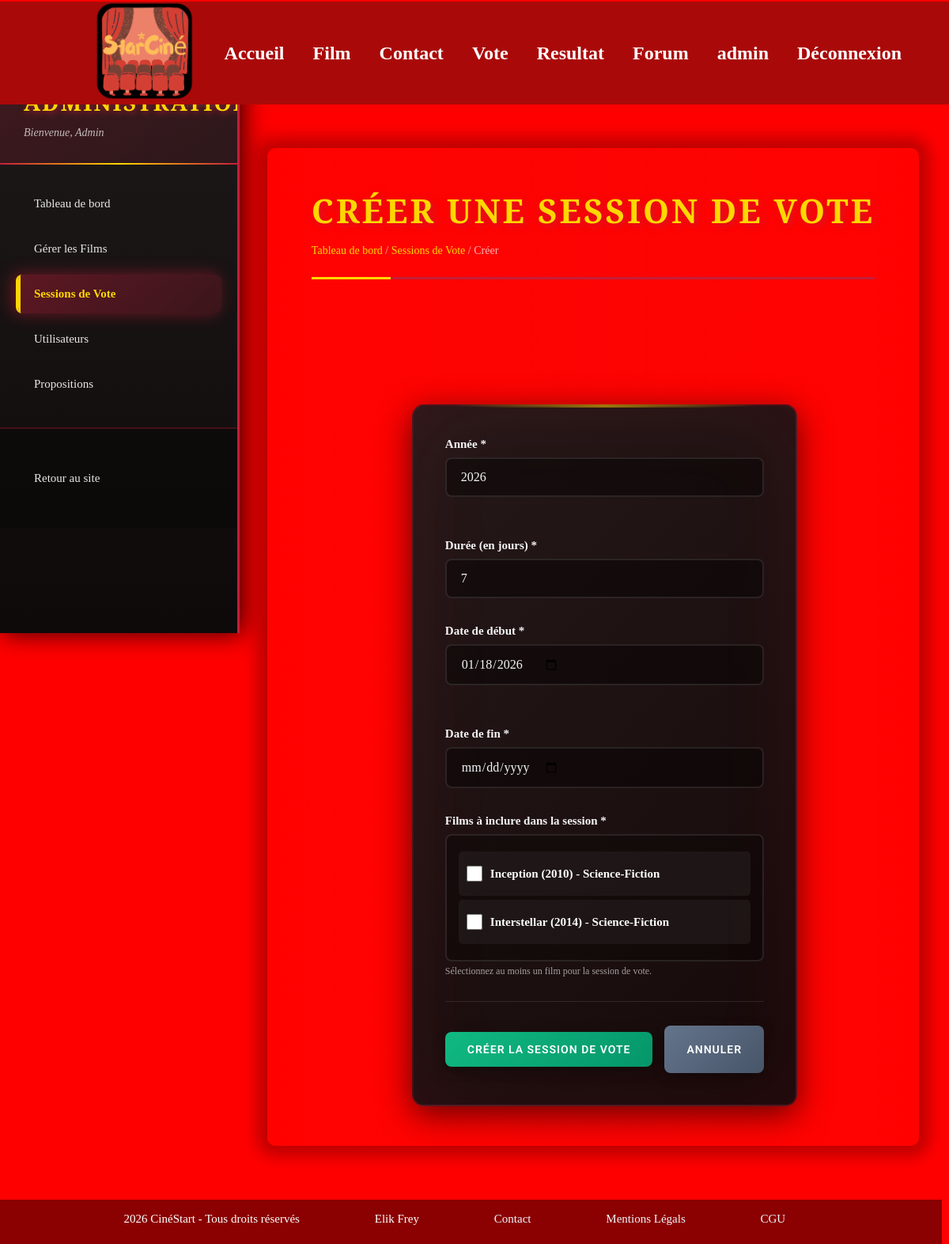
The page /index.php?action=admin_create_session (signed in) on the database its author committed.
### tables this page shows
CREATE TABLE IF NOT EXISTS `film` (
  `id_film` int NOT NULL AUTO_INCREMENT,
  `titre` varchar(255) NOT NULL,
  `synopsis` text NOT NULL,
  `duree` int NOT NULL COMMENT 'Durée en minutes',
  `bandeannonce` varchar(255) DEFAULT NULL COMMENT 'URL de la bande annonce',
  `datediffusion` date DEFAULT NULL,
  `categorie` varchar(100) DEFAULT NULL,
  `annee` int DEFAULT NULL,
  PRIMARY KEY (`id_film`),
  KEY `idx_film_titre` (`titre`(250))
);

### src/Controller/Admin/AdminSessionController.php (called while the page is built, shortened)
<?php
require_once ROOT_DIR . 'src/Repository/AdminRepository.php';
class AdminSessionController
{
    private AdminRepository $repository;
    public function __construct()
    {
        $this->repository = new AdminRepository();
    }
    public function createSession(): void
    {
        $films = $this->repository->getFilmsWithRatings();
        require ROOT_DIR . 'views/layout/header.php';
        require ROOT_DIR . 'views/admin/session_form.php';
    }
}

### src/Database/DBConnection.php (called while the page is built)
<?php
class DBConnection {
    private static $instance = null;
    private $pdo;
    private $host = 'localhost';
    private $db   = 'cinema';
    private $user = 'root';
    private $pass = '';
    private $charset = 'utf8mb4';
    private function __construct() {
        $dsn = "mysql:host={$this->host};dbname={$this->db};charset={$this->charset}";
        $options = [
            PDO::ATTR_ERRMODE            => PDO::ERRMODE_EXCEPTION,
            PDO::ATTR_DEFAULT_FETCH_MODE => PDO::FETCH_ASSOC,
            PDO::ATTR_EMULATE_PREPARES   => false,
        ];
        try {
            $this->pdo = new PDO($dsn, $this->user, $this->pass, $options);
        } catch (\PDOException $e) {
            die("Erreur de connexion à la base de données : " . $e->getMessage() . " Vérifiez vos identifiants dans DBConnection.php");
        }
    }
    public static function getInstance(): DBConnection {
        if (self::$instance === null) {
            self::$instance = new DBConnection();
        }
        return self::$instance;
    }
    public function getPDO(): PDO {
        return $this->pdo;
    }
}
?>

### src/Repository/AdminRepository.php (called while the page is built, shortened)
<?php
require_once ROOT_DIR . 'src/Database/DBConnection.php';
class AdminRepository implements IAdminRepository
{
    private PDO $db;
    public function __construct()
    {
        $this->db = DBConnection::getInstance()->getPDO();
    }
    public function getFilmsWithRatings(): array
    {
        $sql = "
            SELECT f.id_film, f.titre, f.categorie, f.annee, f.synopsis, f.bandeannonce,
                   ROUND(AVG(n.valeur), 1) AS note_moyenne,
                   COUNT(n.id_note) AS nb_votes
            FROM film f
            LEFT JOIN note n ON n.id_film = f.id_film
            GROUP BY f.id_film
            ORDER BY f.titre
        ";
        $films = $this->db->query($sql)->fetchAll(PDO::FETCH_ASSOC);
        return $films;
    }
    public function getFilmImagePath(int $filmId): ?string
    {
        $imageDir = ROOT_DIR . 'public/image/';
        $extensions = ['jpg', 'jpeg', 'png', 'gif', 'webp'];
        foreach ($extensions as $ext) {
            $fileName = "film_{$filmId}.{$ext}";
            $filePath = $imageDir . $fileName;
        }
        return null;
    }
}

### views/admin/session_form.php (the view, shortened to what this page needs)
<?php require ROOT_DIR . 'views/layout/header.php'; ?>
<div class="admin-container">
    <aside class="sidebar">
        <div class="sidebar-header">
            <h2>Administration</h2>
            <p class="admin-welcome">Bienvenue, <?php echo htmlspecialchars($_SESSION['user_email'] ?? 'Admin'); ?></p>
        </div>
        <nav class="sidebar-nav">
            <a href="<?php echo ROOT_PATH; ?>index.php?action=admin_dashboard" class="nav-link">
                Tableau de bord
            </a>
            <a href="<?php echo ROOT_PATH; ?>index.php?action=admin_list_films" class="nav-link">
                Gérer les Films
            </a>
            <a href="<?php echo ROOT_PATH; ?>index.php?action=admin_sessions" class="nav-link active">
                Sessions de Vote
            </a>
            <a href="<?php echo ROOT_PATH; ?>index.php?action=admin_users" class="nav-link">
                Utilisateurs
            </a>
            <a href="<?php echo ROOT_PATH; ?>index.php?action=admin_propositions" class="nav-link">
                Propositions
            </a>
        </nav>
        <div class="sidebar-footer">
            <a href="<?php echo ROOT_PATH; ?>index.php?action=home" class="nav-link">
                Retour au site
            </a>
        </div>
    </aside>
    <main class="content">
        <div class="content-header">
            <h1>Créer une Session de Vote</h1>
            <div class="breadcrumb">
                <a href="<?php echo ROOT_PATH; ?>index.php?action=admin_dashboard">Tableau de bord</a> /
                <a href="<?php echo ROOT_PATH; ?>index.php?action=admin_sessions">Sessions de Vote</a> /
                <span>Créer</span>
            </div>
        </div>
        <section class="admin-section">
            <form method="POST" action="<?php echo ROOT_PATH; ?>index.php?action=admin_create_session">
                <div class="form-row">
                    <div class="form-group">
                        <label for="annee">Année *</label>
                        <input type="number" id="annee" name="annee"
                               value="<?php echo date('Y'); ?>"
                               min="2020" max="2100" required>
                    </div>
                    <div class="form-group">
                        <label for="duree">Durée (en jours) *</label>
                        <input type="number" id="duree" name="duree"
                               value="7"
                               min="1" max="365" required>
                    </div>
                </div>
                <div class="form-row">
                    <div class="form-group">
                        <label for="dateDebut">Date de début *</label>
                        <input type="date" id="dateDebut" name="dateDebut"
                               value="<?php echo date('Y-m-d'); ?>"
                               required>
                    </div>
                    <div class="form-group">
                        <label for="dateFin">Date de fin *</label>
                        <input type="date" id="dateFin" name="dateFin"
                               required>
                    </div>
                </div>
                <div class="form-group">
                    <label>Films à inclure dans la session *</label>
                    <div style="max-height: 400px; overflow-y: auto; border: 2px solid rgba(255, 255, 255, 0.1); border-radius: 8px; padding: 15px; background: rgba(0, 0, 0, 0.3);">
                        <?php if (empty($films)): ?>
                            <p style="color: rgba(255,255,255,0.6);">Aucun film disponible. Créez d'abord des films.</p>
                        <?php else: ?>
                            <?php foreach ($films as $film): ?>
                                <label style="display: flex; align-items: center; padding: 10px; margin: 5px 0; background: rgba(255,255,255,0.05); border-radius: 5px; cursor: pointer;">
                                    <input type="checkbox" name="films[]" value="<?php echo $film['id_film']; ?>"
                                           style="margin-right: 10px; width: 20px; height: 20px; cursor: pointer;">
                                    <span style="color: white;">
                                        <strong><?php echo htmlspecialchars($film['titre']); ?></strong>
                                        <?php if (!empty($film['annee'])): ?>
                                            (<?php echo htmlspecialchars($film['annee']); ?>)
                                        <?php endif; ?>
                                        <?php if (!empty($film['categorie'])): ?>
                                            - <?php echo htmlspecialchars($film['categorie']); ?>
                                        <?php endif; ?>
                                    </span>
                                </label>
                            <?php endforeach; ?>
                        <?php endif; ?>
                    </div>
                    <small style="color: rgba(255,255,255,0.6); font-size: 12px; display: block; margin-top: 5px;">
                        Sélectionnez au moins un film pour la session de vote.
                    </small>
                </div>
                <div class="form-actions">
                    <button type="submit" class="btn-confirm">
                        Créer la session de vote
                    </button>
                    <a href="<?php echo ROOT_PATH; ?>index.php?action=admin_sessions" class="btn-cancel">
                        Annuler
                    </a>
                </div>
            </form>
        </section>
    </main>
</div>
<?php require ROOT_DIR . 'views/layout/footer.php'; ?>

### public/pa.css (style rules this page uses)
body { background-size: cover; background-position: center; background-repeat: no-repeat; background-color: black; }
.index { background-image: url('image/cine.jpg'); background-size: cover; }
h1 { margin-left: 1%; color:white; }
h2 { color:white; font-size: 30px; margin: 2% 0% 2% 1%; }
p { color:white; font-size: 20px; margin: 1% 0% 0% 11%; }
section { display: flex; width: 90%; height: 200px; background-color: #00000085; border-radius: 9px; margin-top: 20px; margin-left: 4%; }
main { background-color: #ffffffa1; width: 37%; border-radius: 10px; display: flex; flex-direction: column; align-items: center; margin: 7% 0% 0% 35% ; }
button { background-color: #000000; color: white; border-radius: 12px; padding: 5px; text-decoration: none; }

### public/resultat.css (style rules this page uses)
body { background: #f2f2f2; padding: 30px; }
h1, h2 { text-align: center; }

### public/forum.css (style rules this page uses)
h2 { color: black; }
textarea, input { width: 100%; padding: 10px; margin: 5px 0 15px 0; border-radius: 5px; border: 1px solid #ccc; }
button { padding: 10px 20px; border: none; border-radius: 5px; background: #8b0000; color: white; cursor: pointer; font-size: 15px; }

### public/contact.css (style rules this page uses)
h2 { color: #ffffff; font-size: 30px; margin: 2% 0% 2% 1%; }
textarea, input { display: flex; width: 100%; padding: 12px 20px; margin: 8px 0; border: 1px solid #ccc; border-radius: 4px; box-sizing: border-box; background-color: #000000; }

### public/inscription.css (style rules this page uses)
button { width: 100%; background-color: #af0000; color: white; padding: 14px 20px; margin: 8px 0; border: none; border-radius: 4px; cursor: pointer; }
a { text-decoration: none; color: aliceblue; }
label { color: white; }
main { background-color: rgba(0, 0, 0, 0.6); width: 50%; border-radius: 10px; display: flex; flex-direction: column; align-items: center; margin: 7% 0% 0% 27% ; box-shadow: 0px 0px 20px 13px rgb(189 0 0); }
input { display: flex; width: 100%; padding: 12px 20px; margin: 8px 0; border: 1px solid #ccc; border-radius: 4px; box-sizing: border-box; background-color: #ffffff; }

### public/connexion.css (style rules this page uses)
button { width: 100%; background-color: #af0000; color: white; padding: 14px 20px; margin: 8px 0; border: none; border-radius: 4px; cursor: pointer; }
main { background-color: rgba(0, 0, 0, 0.6); width: 50%; border-radius: 10px; display: flex; flex-direction: column; align-items: center; margin: 7% 0% 0% 27% ; box-shadow: 0px 0px 20px 13px rgb(189 0 0); }

### public/condigene.css (style rules this page uses)
body { background-color: red; }

### public/mentions.css (style rules this page uses)
body { background-color: red; }

### public/cgu.css (style rules this page uses)
body { background-color: red; }

### rows shown on the page
film: titre "Inception", annee "2010", categorie "Science-Fiction"
film: titre "Interstellar", annee "2014", categorie "Science-Fiction"

### other values the page prints
$_SESSION['user_email'] "Admin"
